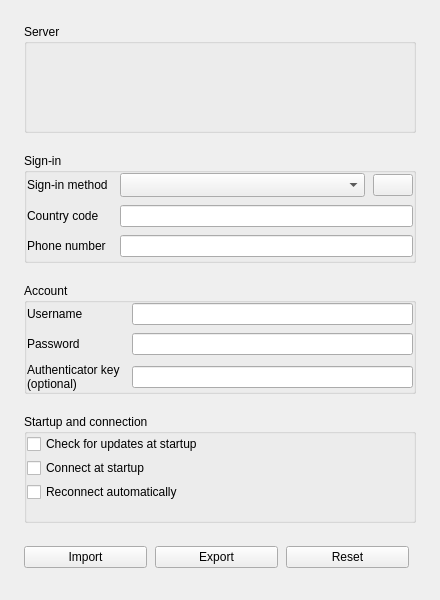
<?xml version='1.0' encoding='utf-8'?>
<ui version="4.0">
 <class>SettingWindow</class>
 <widget class="QDialog" name="SettingWindow">
  <property name="windowTitle">
   <string>Connection settings</string>
  </property>
  <layout class="QVBoxLayout" name="dialogLayout">
   <item>
    <widget class="QScrollArea" name="loginTab">
     <property name="horizontalScrollBarPolicy">
      <enum>Qt::ScrollBarAlwaysOff</enum>
     </property>
     <property name="widgetResizable">
      <bool>true</bool>
     </property>
     <property name="frameShape">
      <enum>QFrame::NoFrame</enum>
     </property>
     <widget class="QWidget" name="loginTabContents">
      <layout class="QVBoxLayout" name="loginTabLayout">
       <item>
        <widget class="QGroupBox" name="serverGroup">
         <property name="title">
          <string>Server</string>
         </property>
         <layout class="QVBoxLayout" name="serverLayout">
          <item>
           <widget class="QWidget" name="serverSettingsContainer" />
          </item>
          <property name="leftMargin">
           <number>0</number>
          </property>
          <property name="rightMargin">
           <number>0</number>
          </property>
          <property name="topMargin">
           <number>0</number>
          </property>
          <property name="bottomMargin">
           <number>0</number>
          </property>
          <property name="spacing">
           <number>12</number>
          </property>
         </layout>
        </widget>
       </item>
       <item>
        <widget class="QGroupBox" name="authInfoGroupBox">
         <property name="title">
          <string>Sign-in</string>
         </property>
         <layout class="QVBoxLayout" name="authLayout">
          <item>
           <layout class="QFormLayout" name="authForm">
            <item row="0" column="0">
             <widget class="QLabel" name="authFormLabel0">
              <property name="text">
               <string>Sign-in method</string>
              </property>
              <property name="buddy">
               <cstring>authTypeComboBox</cstring>
              </property>
              <property name="wordWrap">
               <bool>true</bool>
              </property>
             </widget>
            </item>
            <item row="0" column="1">
             <widget class="QWidget" name="authMethodRow">
              <layout class="QHBoxLayout" name="authMethodLayout">
               <property name="leftMargin">
                <number>0</number>
               </property>
               <property name="topMargin">
                <number>0</number>
               </property>
               <property name="rightMargin">
                <number>0</number>
               </property>
               <property name="bottomMargin">
                <number>0</number>
               </property>
               <item>
                <widget class="QComboBox" name="authTypeComboBox">
                 <property name="sizeAdjustPolicy">
                  <enum>QComboBox::AdjustToMinimumContentsLengthWithIcon</enum>
                 </property>
                </widget>
               </item>
               <item>
                <widget class="QPushButton" name="cancelAuthQueryButton">
                 <property name="sizePolicy">
                  <sizepolicy hsizetype="Fixed" vsizetype="Fixed">
                   <horstretch>0</horstretch>
                   <verstretch>0</verstretch>
                  </sizepolicy>
                 </property>
                 <property name="autoDefault">
                  <bool>false</bool>
                 </property>
                </widget>
               </item>
               <property name="spacing">
                <number>8</number>
               </property>
              </layout>
             </widget>
            </item>
            <item row="3" column="0">
             <widget class="QLabel" name="authFormLabel3">
              <property name="text">
               <string>Country code</string>
              </property>
              <property name="buddy">
               <cstring>countryCodeLineEdit</cstring>
              </property>
              <property name="wordWrap">
               <bool>true</bool>
              </property>
             </widget>
            </item>
            <item row="3" column="1">
             <widget class="QLineEdit" name="countryCodeLineEdit" />
            </item>
            <item row="4" column="0">
             <widget class="QLabel" name="authFormLabel4">
              <property name="text">
               <string>Phone number</string>
              </property>
              <property name="buddy">
               <cstring>phoneNumberLineEdit</cstring>
              </property>
              <property name="wordWrap">
               <bool>true</bool>
              </property>
             </widget>
            </item>
            <item row="4" column="1">
             <widget class="QLineEdit" name="phoneNumberLineEdit" />
            </item>
            <property name="rowWrapPolicy">
             <enum>QFormLayout::WrapLongRows</enum>
            </property>
            <property name="fieldGrowthPolicy">
             <enum>QFormLayout::AllNonFixedFieldsGrow</enum>
            </property>
            <property name="verticalSpacing">
             <number>8</number>
            </property>
            <property name="leftMargin">
             <number>0</number>
            </property>
            <property name="topMargin">
             <number>0</number>
            </property>
            <property name="rightMargin">
             <number>0</number>
            </property>
            <property name="bottomMargin">
             <number>0</number>
            </property>
            <property name="horizontalSpacing">
             <number>12</number>
            </property>
            <property name="labelAlignment">
             <set>Qt::AlignLeft|Qt::AlignVCenter</set>
            </property>
           </layout>
          </item>
          <property name="leftMargin">
           <number>0</number>
          </property>
          <property name="rightMargin">
           <number>0</number>
          </property>
          <property name="topMargin">
           <number>0</number>
          </property>
          <property name="bottomMargin">
           <number>0</number>
          </property>
          <property name="spacing">
           <number>12</number>
          </property>
         </layout>
        </widget>
       </item>
       <item>
        <widget class="QGroupBox" name="credentialsGroup">
         <property name="title">
          <string>Account</string>
         </property>
         <layout class="QFormLayout" name="credentialsForm">
          <item row="0" column="0">
           <widget class="QLabel" name="credentialsFormLabel0">
            <property name="text">
             <string>Username</string>
            </property>
            <property name="buddy">
             <cstring>usernameLineEdit</cstring>
            </property>
            <property name="wordWrap">
             <bool>true</bool>
            </property>
           </widget>
          </item>
          <item row="0" column="1">
           <widget class="QLineEdit" name="usernameLineEdit" />
          </item>
          <item row="1" column="0">
           <widget class="QLabel" name="credentialsFormLabel1">
            <property name="text">
             <string>Password</string>
            </property>
            <property name="buddy">
             <cstring>passwordLineEdit</cstring>
            </property>
            <property name="wordWrap">
             <bool>true</bool>
            </property>
           </widget>
          </item>
          <item row="1" column="1">
           <widget class="QLineEdit" name="passwordLineEdit">
            <property name="echoMode">
             <enum>QLineEdit::Password</enum>
            </property>
           </widget>
          </item>
          <item row="3" column="0">
           <widget class="QLabel" name="credentialsFormLabel3">
            <property name="text">
             <string>Authenticator key (optional)</string>
            </property>
            <property name="buddy">
             <cstring>totpSecretLineEdit</cstring>
            </property>
            <property name="wordWrap">
             <bool>true</bool>
            </property>
           </widget>
          </item>
          <item row="3" column="1">
           <layout class="QHBoxLayout" name="totpSecretRow">
            <property name="leftMargin">
             <number>0</number>
            </property>
            <property name="topMargin">
             <number>0</number>
            </property>
            <property name="rightMargin">
             <number>0</number>
            </property>
            <property name="bottomMargin">
             <number>0</number>
            </property>
            <item alignment="Qt::AlignVCenter">
             <widget class="QLineEdit" name="totpSecretLineEdit">
              <property name="echoMode">
               <enum>QLineEdit::Password</enum>
              </property>
             </widget>
            </item>
           </layout>
          </item>
          <property name="rowWrapPolicy">
           <enum>QFormLayout::WrapLongRows</enum>
          </property>
          <property name="fieldGrowthPolicy">
           <enum>QFormLayout::AllNonFixedFieldsGrow</enum>
          </property>
          <property name="verticalSpacing">
           <number>8</number>
          </property>
          <property name="leftMargin">
           <number>0</number>
          </property>
          <property name="rightMargin">
           <number>0</number>
          </property>
          <property name="topMargin">
           <number>0</number>
          </property>
          <property name="bottomMargin">
           <number>0</number>
          </property>
          <property name="horizontalSpacing">
           <number>12</number>
          </property>
          <property name="labelAlignment">
           <set>Qt::AlignLeft|Qt::AlignVCenter</set>
          </property>
         </layout>
        </widget>
       </item>
       <item>
        <widget class="QGroupBox" name="commonGroup">
         <property name="title">
          <string>Startup and connection</string>
         </property>
         <layout class="QFormLayout" name="commonForm">
          <item row="0" column="0" colspan="2">
           <widget class="QCheckBox" name="checkUpdateAfterStartCheckBox">
            <property name="text">
             <string>Check for updates at startup</string>
            </property>
           </widget>
          </item>
          <item row="1" column="0" colspan="2">
           <widget class="QCheckBox" name="connectAfterStartCheckBox">
            <property name="text">
             <string>Connect at startup</string>
            </property>
           </widget>
          </item>
          <item row="2" column="0" colspan="2">
           <widget class="QCheckBox" name="autoReconnectCheckBox">
            <property name="text">
             <string>Reconnect automatically</string>
            </property>
           </widget>
          </item>
          <property name="rowWrapPolicy">
           <enum>QFormLayout::WrapLongRows</enum>
          </property>
          <property name="fieldGrowthPolicy">
           <enum>QFormLayout::AllNonFixedFieldsGrow</enum>
          </property>
          <property name="verticalSpacing">
           <number>4</number>
          </property>
          <property name="leftMargin">
           <number>0</number>
          </property>
          <property name="rightMargin">
           <number>0</number>
          </property>
          <property name="topMargin">
           <number>0</number>
          </property>
          <property name="bottomMargin">
           <number>0</number>
          </property>
          <property name="horizontalSpacing">
           <number>12</number>
          </property>
          <property name="labelAlignment">
           <set>Qt::AlignLeft|Qt::AlignVCenter</set>
          </property>
         </layout>
        </widget>
       </item>
       <property name="sizeConstraint">
        <enum>QLayout::SetMinAndMaxSize</enum>
       </property>
       <property name="spacing">
        <number>20</number>
       </property>
       <item>
        <spacer name="connectionPageSpacer">
         <property name="orientation">
          <enum>Qt::Vertical</enum>
         </property>
        </spacer>
       </item>
       <property name="leftMargin">
        <number>0</number>
       </property>
       <property name="topMargin">
        <number>0</number>
       </property>
       <property name="rightMargin">
        <number>0</number>
       </property>
       <property name="bottomMargin">
        <number>0</number>
       </property>
      </layout>
     </widget>
    </widget>
   </item>
   <item>
    <layout class="QVBoxLayout" name="footerLayout">
     <property name="spacing">
      <number>8</number>
     </property>
     <item>
      <widget class="QWidget" name="profileGroup">
       <layout class="QHBoxLayout" name="profileActions">
        <item>
         <widget class="QPushButton" name="importPushButton">
          <property name="text">
           <string>Import</string>
          </property>
          <property name="toolTip">
           <string>Import connection</string>
          </property>
          <property name="accessibleName">
           <string>Import connection</string>
          </property>
          <property name="autoDefault">
           <bool>false</bool>
          </property>
         </widget>
        </item>
        <item>
         <widget class="QPushButton" name="exportPushButton">
          <property name="text">
           <string>Export</string>
          </property>
          <property name="toolTip">
           <string>Export saved connection</string>
          </property>
          <property name="accessibleName">
           <string>Export saved connection</string>
          </property>
          <property name="autoDefault">
           <bool>false</bool>
          </property>
         </widget>
        </item>
        <item>
         <widget class="QPushButton" name="resetDefaultPushButton">
          <property name="text">
           <string>Reset</string>
          </property>
          <property name="toolTip">
           <string>Reset draft</string>
          </property>
          <property name="accessibleName">
           <string>Reset draft</string>
          </property>
          <property name="autoDefault">
           <bool>false</bool>
          </property>
         </widget>
        </item>
        <property name="leftMargin">
         <number>0</number>
        </property>
        <property name="topMargin">
         <number>0</number>
        </property>
        <property name="rightMargin">
         <number>0</number>
        </property>
        <property name="bottomMargin">
         <number>0</number>
        </property>
        <item>
         <spacer name="fileActionsSpacer">
          <property name="orientation">
           <enum>Qt::Horizontal</enum>
          </property>
         </spacer>
        </item>
        <property name="spacing">
         <number>8</number>
        </property>
       </layout>
      </widget>
     </item>
     <item>
      <widget class="QDialogButtonBox" name="buttonBox">
       <property name="standardButtons">
        <set>QDialogButtonBox::NoButton</set>
       </property>
      </widget>
     </item>
    </layout>
   </item>
   <property name="spacing">
    <number>16</number>
   </property>
   <property name="leftMargin">
    <number>24</number>
   </property>
   <property name="topMargin">
    <number>24</number>
   </property>
   <property name="rightMargin">
    <number>24</number>
   </property>
   <property name="bottomMargin">
    <number>24</number>
   </property>
  </layout>
  <property name="geometry">
   <rect>
    <x>0</x>
    <y>0</y>
    <width>440</width>
    <height>600</height>
   </rect>
  </property>
  <property name="minimumSize">
   <size>
    <width>320</width>
    <height>400</height>
   </size>
  </property>
 </widget>
 <resources />
 <connections>
  <connection>
   <sender>buttonBox</sender>
   <signal>rejected()</signal>
   <receiver>SettingWindow</receiver>
   <slot>reject()</slot>
  </connection>
 </connections>
</ui>
